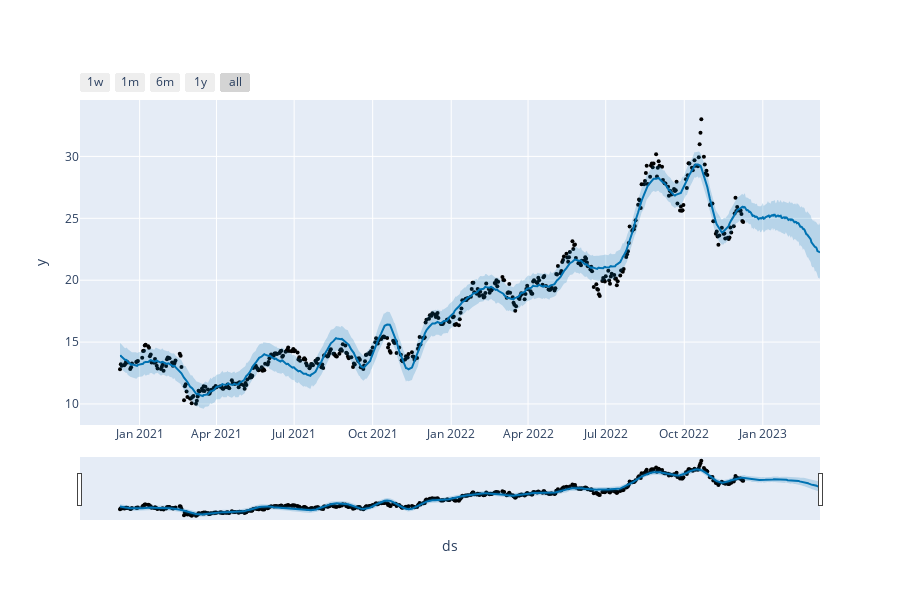

Notebook source saved alongside this figure:
### Code cell
# plotando o gráfico do modelo de previsões
plot_plotly(modelo, previsoes)

### Figure 1 — Plotly figure (JSON) as saved in the notebook; plotly's stock layout.template omitted (floating-point values rounded to 4 significant figures; data arrays with more than 128 entries replaced by an {"elided": "..."} marker saying what was removed)
{"data": [{"marker": {"color": "black", "size": 4}, "mode": "markers", "name": "Actual", "type": "scatter", "x": {"elided": "497 str values"}, "y": {"elided": "497 float values"}}, {"hoverinfo": "skip", "line": {"width": 0}, "mode": "lines", "type": "scatter", "x": {"elided": "587 str values"}, "y": {"elided": "587 float values"}}, {"fill": "tonexty", "fillcolor": "rgba(0, 114, 178, 0.2)", "line": {"color": "#0072B2", "width": 2}, "mode": "lines", "name": "Predicted", "type": "scatter", "x": {"elided": "587 str values"}, "y": {"elided": "587 float values"}}, {"fill": "tonexty", "fillcolor": "rgba(0, 114, 178, 0.2)", "hoverinfo": "skip", "line": {"width": 0}, "mode": "lines", "type": "scatter", "x": {"elided": "587 str values"}, "y": {"elided": "587 float values"}}], "layout": {"height": 600, "showlegend": false, "width": 900, "xaxis": {"rangeselector": {"buttons": [{"count": 7, "label": "1w", "step": "day", "stepmode": "backward"}, {"count": 1, "label": "1m", "step": "month", "stepmode": "backward"}, {"count": 6, "label": "6m", "step": "month", "stepmode": "backward"}, {"count": 1, "label": "1y", "step": "year", "stepmode": "backward"}, {"step": "all"}]}, "rangeslider": {"visible": true}, "title": {"text": "ds"}, "type": "date"}, "yaxis": {"title": {"text": "y"}}}}
